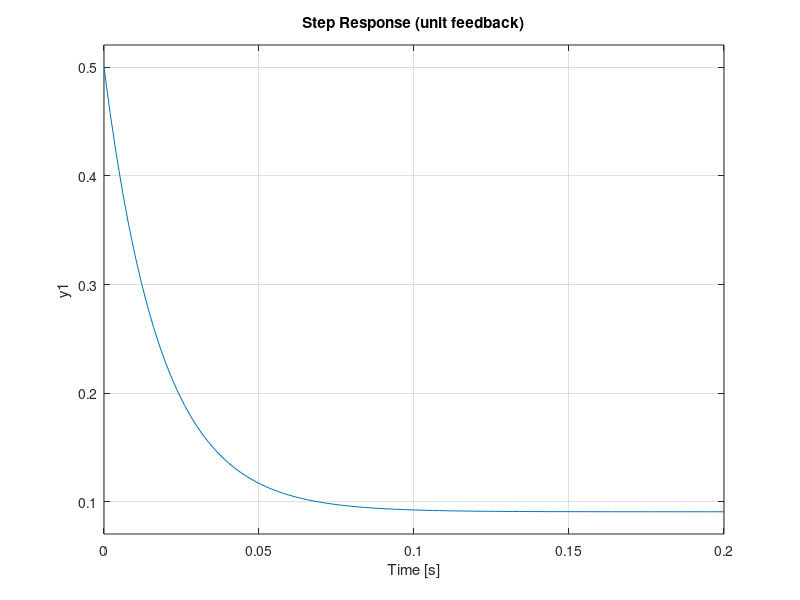

MATLAB code to generate this figure:


%Author :Joshua muthenya Wambua
%date: 26/10/2025.

%% lead_compensator.m
% Improves speed and stability (adds positive phase)

clear; close all; clc;
s = tf('s');

% Example lead compensator: C(s) = (s+10)/(s+100)
C = (s + 10) / (s + 100);

figure('Name','Lead Compensator');
subplot(1,2,1);
bode(C); grid on;
title('Bode Plot - Lead Compensator');

subplot(1,2,2);
step(C/(1+C)); grid on;
title('Step Response (unit feedback)');

disp('Lead Compensator: increases speed and phase margin, improves stability but may raise overshoot.');
